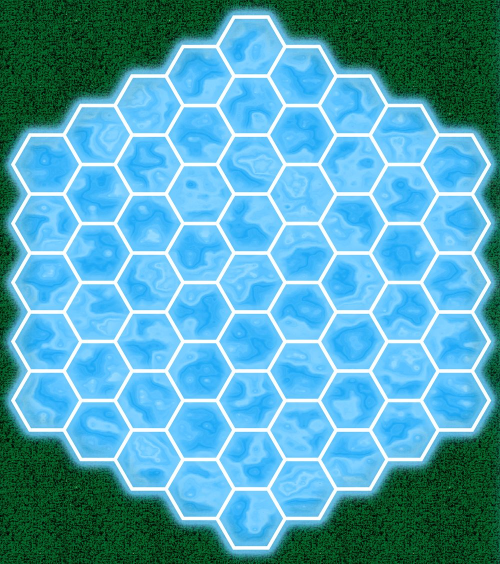
#> input picture games/feedtheducks/bga/img/board.jpg, 1000 x 1127 px, found by its file name (shown at 1/2 size)
$ python make_assets.py
#> lines starting #> are read from the running program, lines starting #| are printed output that depends on the picture; after the words box and inside, x2 and y2 are one past the last pixel; in counts of white or black regions, pixels touching at a corner belong together
### games/feedtheducks/design/make_scene.py
"""Calm pond-side background for the game area: bga/img/scene.jpg (1600 x 1000, scales with background-size: cover).

Muted greens and browns, low contrast, no busy pattern behind the text: soft water in the middle, a blurred grassy
bank along the top and sides, a few reeds and lily pads near the edges. Procedural (PIL + numpy), seeded.
Run: python3 design/make_scene.py
"""
from pathlib import Path
import math
import random

import numpy as np
from PIL import Image, ImageDraw, ImageFilter

GAME = Path(__file__).resolve().parent.parent
W, H = 1600, 1000


def noise(scale, seed):
    rng = np.random.default_rng(seed)
    small = rng.random((H // scale + 2, W // scale + 2)).astype('float32')
    im = Image.fromarray((small * 255).astype('uint8')).resize((W, H), Image.BICUBIC)
    return np.asarray(im, dtype='float32') / 255.0 - 0.5


def write_scene():
    random.seed(7)
    yy, xx = np.mgrid[0:H, 0:W].astype('float32')
    nx, ny = xx / W, yy / H
    # water: deep muted teal-green, a slow gradient and very soft large blotches
    water = np.zeros((H, W, 3), 'float32')
    base = np.array([62, 98, 92], 'float32')
    water[:] = base
    water += (ny[..., None] - 0.5) * np.array([-6, -4, -2], 'float32')
    n = noise(160, 1) * 14 + noise(60, 2) * 6
    water += n[..., None] * np.array([0.7, 1.0, 0.9], 'float32')
    # bank: distance from the edges (top heavier, sides lighter, bottom corners)
    d = np.minimum.reduce([ny * 1.25, nx * 1.9, (1 - nx) * 1.9, (1 - ny) * 3.2])
    wob = noise(90, 3) * 0.22 + noise(30, 4) * 0.06
    bank = np.clip((0.2 + wob - d) / 0.12, 0, 1)
    bank = np.asarray(Image.fromarray((bank * 255).astype('uint8')).filter(ImageFilter.GaussianBlur(10)), 'float32') / 255
    grass = np.zeros((H, W, 3), 'float32')
    grass[:] = [82, 104, 66]
    gn = noise(40, 5) * 16 + noise(12, 6) * 8
    grass += gn[..., None] * np.array([0.9, 1.0, 0.6], 'float32')
    mud = np.clip((0.2 + wob - d - 0.06) / 0.06, 0, 1)[..., None] * 0   # (kept simple: no mud strip)
    img = water * (1 - bank[..., None]) + grass * bank[..., None] + mud
    im = Image.fromarray(np.clip(img, 0, 255).astype('uint8'))

    # reeds: thin soft strokes standing on the bank edge, left and right
    layer = Image.new('RGBA', (W, H), (0, 0, 0, 0))
    dr = ImageDraw.Draw(layer)
    for side in (0, 1):
        for _ in range(46):
            x0 = random.uniform(0.0, 0.17) * W
            x0 = x0 if side == 0 else W - x0
            y0 = random.uniform(0.25, 0.97) * H
            hgt = random.uniform(70, 170)
            lean = random.uniform(-14, 14) + (10 if side == 0 else -10)
            col = random.choice([(96, 118, 74), (108, 112, 72), (88, 108, 70)]) + (95,)
            dr.line([(x0, y0), (x0 + lean * 0.5, y0 - hgt * 0.5), (x0 + lean, y0 - hgt)], fill=col, width=random.choice([3, 4, 5]))
            if random.random() < 0.3:
                dr.ellipse((x0 + lean - 4, y0 - hgt - 14, x0 + lean + 4, y0 - hgt + 6), fill=(112, 88, 62, 100))
    layer = layer.filter(ImageFilter.GaussianBlur(3.2))
    im.paste(layer, (0, 0), layer)

    # lily pads near the lower corners and along the bottom
    pads = Image.new('RGBA', (W, H), (0, 0, 0, 0))
    dp = ImageDraw.Draw(pads)
    spots = [(0.2, 0.9), (0.25, 0.8), (0.13, 0.7), (0.8, 0.88), (0.87, 0.78), (0.75, 0.95), (0.9, 0.62), (0.1, 0.55), (0.36, 0.95), (0.62, 0.96)]
    for (px, py) in spots:
        for _ in range(random.choice([1, 2, 3])):
            cx = px * W + random.uniform(-50, 50)
            cy = py * H + random.uniform(-30, 30)
            rx = random.uniform(24, 40)
            ry = rx * 0.62
            tint = random.choice([(86, 124, 84), (78, 116, 80), (96, 128, 82)])
            dp.ellipse((cx - rx, cy - ry, cx + rx, cy + ry), fill=tint + (150,))
            a = random.uniform(0, 2 * math.pi)       # the notch of the pad
            dp.polygon([(cx, cy), (cx + math.cos(a - 0.18) * rx * 1.3, cy + math.sin(a - 0.18) * ry * 1.3),
                        (cx + math.cos(a + 0.18) * rx * 1.3, cy + math.sin(a + 0.18) * ry * 1.3)], fill=(62, 98, 92, 255))
        if random.random() < 0.5:
            fx, fy = px * W + random.uniform(-20, 20), py * H + random.uniform(-14, 14)
            dp.ellipse((fx - 6, fy - 6, fx + 6, fy + 6), fill=(214, 200, 196, 110))
    pads = pads.filter(ImageFilter.GaussianBlur(1.6))
    im.paste(pads, (0, 0), pads)

    # everything slightly soft, a gentle vignette, no hard detail anywhere
    im = im.filter(ImageFilter.GaussianBlur(1.2))
    arr = np.asarray(im, dtype='float32')
    vig = 1 - 0.16 * (((nx - 0.5) ** 2 + (ny - 0.5) ** 2) * 2.2)
    arr *= vig[..., None]
    out = Image.fromarray(np.clip(arr, 0, 255).astype('uint8'))
    out.save(GAME / 'bga' / 'img' / 'scene.jpg', quality=82, optimize=True, progressive=True)
    print('scene.jpg written')
    return out


# [2 lines that do not run on import are left out]

### games/feedtheducks/design/make_assets.py
"""Builds the Feed the Ducks art.

  bga/img/board.webp  the pond, cropped from design/board.jpg and muted (transparent outside the hexagons)
  bga/img/scene.jpg   calm pond-side background of the game area (design/make_scene.py)
  design/sprites/     duck sprites for the metadata images (box, icon, banners)
  bga/metadata_assets the Control Panel images (tools/bga_assets.py); displays are the real product photos

The board geometry was fitted to the art (all 61 hexagon outlines match): centre (1176, 1671) and corner radius
156.49 px in the 2363 x 3349 original. The crop and the numbers the client uses (BOARD in Game.js) are printed below.

Run: python3 tools/bga.py assets feedtheducks
"""
from pathlib import Path
import math
import re
import shutil
import sys

from PIL import Image, ImageDraw, ImageFont

GAME = Path(__file__).resolve().parent.parent
DESIGN = GAME / 'design'
REPO = GAME.parent.parent
sys.path.insert(0, str(REPO / 'tools'))
sys.path.insert(0, str(DESIGN))
from bga_assets import build_metadata  # noqa: E402
from make_scene import write_scene  # noqa: E402

CX, CY, S = 1176.0, 1671.0, 156.49       # board centre and hexagon corner radius, original pixels
CROP = (22, 370, 2330, 2972)              # pond with a margin of grass and glow
OUT_W = 1000
LINE_W, LINE_A, LINE_RGB = 2.4, 0.5, (214, 230, 232)   # hexagon lines: width px (of 1000), opacity, colour

# One duck, facing left (Game.js DUCK_PATH is the same path)
DUCK_PATH = ('M1 12.6 L5.6 10.6 C5.4 6.4 8.2 3.2 12.2 3.2 C16.4 3.2 19 6.2 18.6 10 C18.3 13 16.8 14.6 17.4 17.2 '
             'C20.4 19.4 25 18.4 29.4 15.4 L39 10.4 C39.2 20.6 33.6 30.6 23.6 30.6 C13.2 30.6 8.8 25 9.8 17.6 '
             'C10.1 15.6 10.9 14.5 10.9 13.2 C8.6 14 4.6 14 1 12.6 Z')
COLOURS = {
    'white': ((244, 241, 234), (51, 64, 77)),
    'black': ((32, 36, 43), (190, 204, 218)),
    'red': ((214, 58, 52), (90, 20, 20)),
    'blue': ((42, 98, 214), (14, 34, 90)),
}


def hex_poly(cx, cy, r, k):
    return [(cx + r * math.cos(math.pi / 3 * i) * k, cy + r * math.sin(math.pi / 3 * i) * k) for i in range(6)]


def write_board():
    """The pond: the publisher's water texture, calmer (muted, darker), with thin soft semi-transparent lines.
    Everything outside the hexagons is transparent (the page background shows through)."""
    from PIL import ImageFilter
    im = Image.open(DESIGN / 'board.jpg').convert('RGB')
#> im is the input picture: PIL image 1000x1127 RGB; mean R, G, B 82, 162.9, 185.2
    box = im.crop(CROP)
    k = OUT_W / box.width
#> k = 0.433
    src = box.resize((OUT_W, round(box.height * k)), Image.LANCZOS)
    W, H = src.size
#> W = 1000; H = 1127
    cx, cy, s = (CX - CROP[0]) * k, (CY - CROP[1]) * k, S * k
#> cx = 500; cy = 563.7; s = 67.8
    SS = 3
    # 1. muted water: lower saturation, a little darker
    h, sat, v = src.convert('HSV').split()
    sat = sat.point(lambda x: int(x * 0.62))
    v = v.point(lambda x: int(22 + x * 0.6))
    water = Image.merge('HSV', (h, sat, v)).convert('RGB')
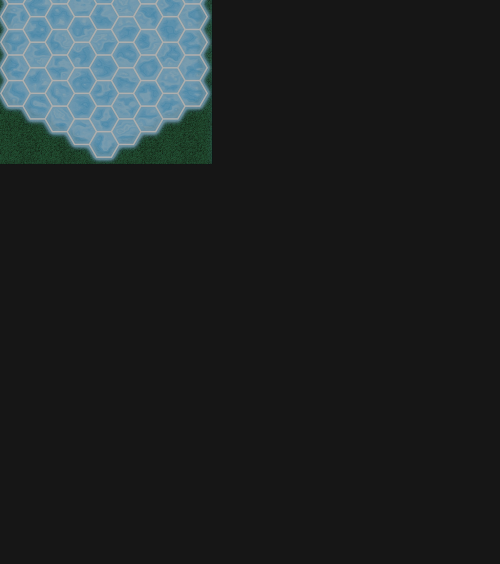
#> water: PIL image 1000x1127 RGB (shown at 1/2 size); mean R, G, B 31, 35.7, 37
    # 2. per hexagon: mean colour under the old lines, the texture only well inside the hexagon
    base = Image.new('RGB', (W, H), (0, 0, 0))
#> base: PIL image 1000x1127 RGB; every value is 0
    tex_mask = Image.new('L', (W * SS, H * SS), 0)
#> tex_mask: PIL image 3000x3381 L; every value is 0
    hull_mask = Image.new('L', (W * SS, H * SS), 0)
    lines = Image.new('L', (W * SS, H * SS), 0)
    dm, dh, dl, bd = ImageDraw.Draw(tex_mask), ImageDraw.Draw(hull_mask), ImageDraw.Draw(lines), ImageDraw.Draw(base)
    cells = [(q, r) for q in range(-4, 5) for r in range(-4, 5) if abs(q + r) <= 4]
    for q, r in cells:
        x = cx + 1.5 * s * q
        y = cy + math.sqrt(3) * s * (r + q / 2)
        inner = water.crop((int(x - s * 0.5), int(y - s * 0.5), int(x + s * 0.5), int(y + s * 0.5))).resize((1, 1), Image.BOX).getpixel((0, 0))
        bd.polygon(hex_poly(x, y, s, 1.0), fill=inner)
        dm.polygon([(px * SS, py * SS) for px, py in hex_poly(x, y, s, 0.885)], fill=255)
        pts = [(px * SS, py * SS) for px, py in hex_poly(x, y, s, 1.0)]
        dh.polygon(pts, fill=255)
        dl.line(pts + [pts[0]], fill=255, width=round(LINE_W * SS), joint='curve')
#> this loop made 61 passes
#> inner on passes 1 to 12: (25, 43, 31), (22, 22, 22), (22, 22, 22), (22, 22, 22), (22, 22, 22), (111, 150, 168), (22, 22, 22), (22, 22, 22), (22, 22, 22), (22, 22, 22), (22, 22, 22), (114, 152, 172)
    tex_mask = tex_mask.resize((W, H), Image.LANCZOS).filter(ImageFilter.GaussianBlur(1.6))
#> tex_mask: PIL image 1000x1127 L
    pond = Image.composite(water, base, tex_mask)
    # 3. thin, soft, semi-transparent lines
    lines = lines.resize((W, H), Image.LANCZOS).filter(ImageFilter.GaussianBlur(0.5)).point(lambda a: int(a * LINE_A))
    pond = Image.composite(Image.new('RGB', (W, H), LINE_RGB), pond, lines)
    out = pond.convert('RGBA')
    out.putalpha(hull_mask.resize((W, H), Image.LANCZOS))
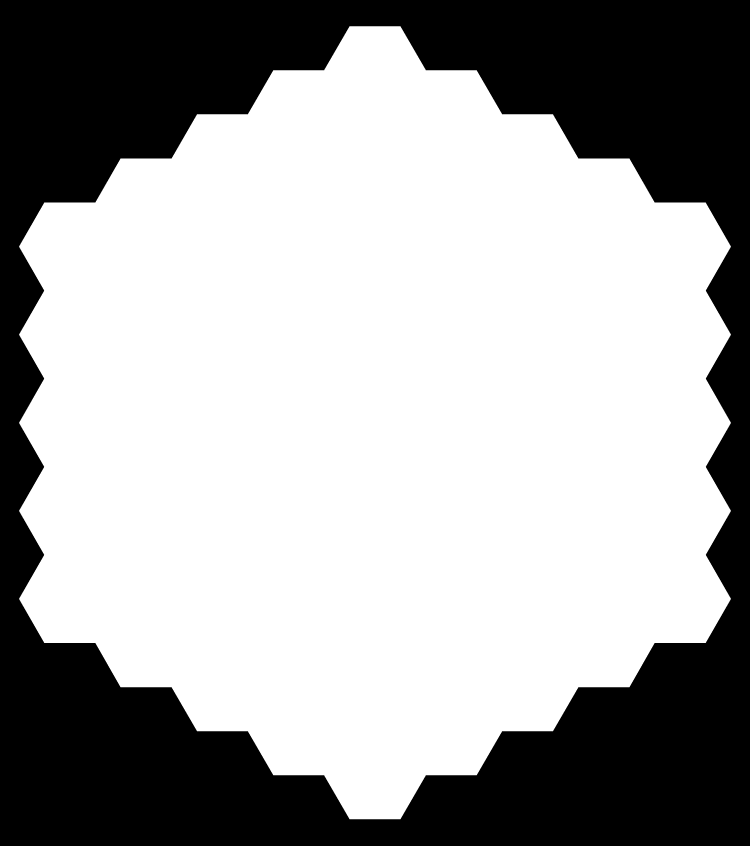
#> hull_mask: PIL image 3000x3381 L (shown at 1/4 size); 64.7% white; 1 black region, box (x1, y1, x2, y2) and area: (0, 0, 3000, 3381) 3580538
    # WebP keeps the transparency and texture at ~40 KB (the PNG was 835 KB and took ~50 s from Studio's image server)
    out.save(GAME / 'bga' / 'img' / 'board.webp', 'WEBP', quality=80, method=6)
    print(f'BOARD = {{ w: {W}, h: {H}, cx: {cx:.2f}, cy: {cy:.2f}, s: {s:.3f} }}')
#| BOARD = { w: 1000, h: 1127, cx: 500.00, cy: 563.69, s: 67.803 }
    return out


# [46 lines left out: functions bezier_points, duck_sprite, not called in this run]


def write_sprites():
    """Duck design E (accessories) rendered from design/duck_options/duck_E_accessory_<colour>.svg with headless Chrome."""
    from playwright.sync_api import sync_playwright
    out = DESIGN / 'sprites'
    out.mkdir(exist_ok=True)
    for old in out.glob('duck_*.png'):
        old.unlink()
    names = []
    with sync_playwright() as p:
        browser = p.chromium.launch(executable_path='/usr/bin/google-chrome', headless=True)
        page = browser.new_page(viewport={'width': 400, 'height': 400})
        for n in ['white', 'green', 'red', 'blue']:
            svg = (DESIGN / 'duck_options' / f'duck_E_accessory_{n}.svg').read_text(encoding='utf-8')
            page.set_content('<html><body style="margin:0;background:transparent">'
                             '<div style="width:400px;height:400px">' + svg.replace('<svg ', '<svg width="400" height="400" ', 1)
                             + '</div></body></html>')
            path = out / f'duck_{n}.png'
            page.screenshot(path=str(path), omit_background=True, clip={'x': 0, 'y': 0, 'width': 400, 'height': 400})
            im = Image.open(path).convert('RGBA')
            im.crop(im.getbbox()).save(path, optimize=True)
            names.append(str(path.relative_to(GAME)))
        browser.close()
    return names


# [7 lines left out: function make_title, not called in this run]


if __name__ == '__main__':
    (GAME / 'bga' / 'img').mkdir(parents=True, exist_ok=True)
    write_board()
    write_scene()
#> in noise (call 6), `im = Image.fromarray((small * 255).astype('uint8')).resize((W, H), Ima..`:
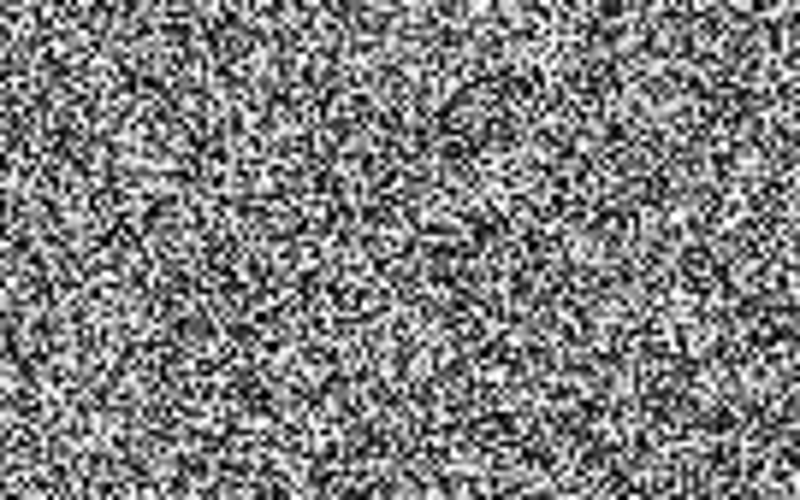
#> im: PIL image 1600x1000 L (shown at 1/2 size); min 0, max 255, mean 126.5
#> in write_scene, `gn = noise(40, 5) * 16 + noise(12, 6) * 8`:
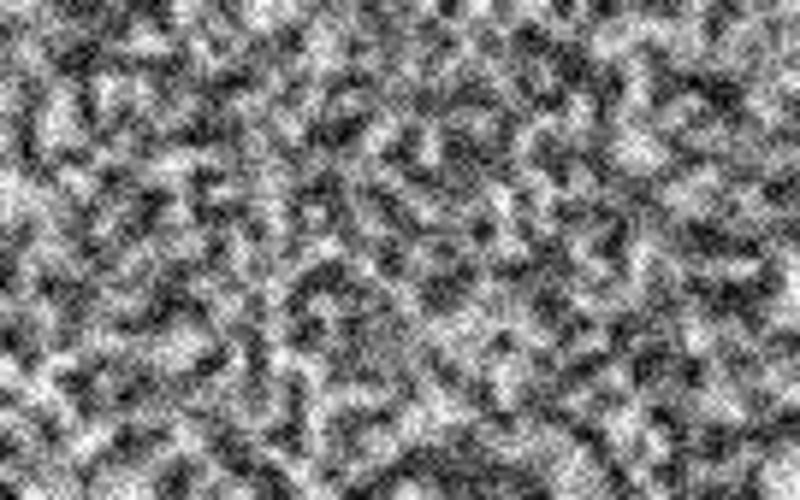
#> gn: shape (1000, 1600) float32 (shown at 1/2 size); min -12, max 12, mean -0.238; drawn with min black and max white
#> in write_scene, `grass += gn[..., None] * np.array([0.9, 1.0, 0.6], 'float32')`:
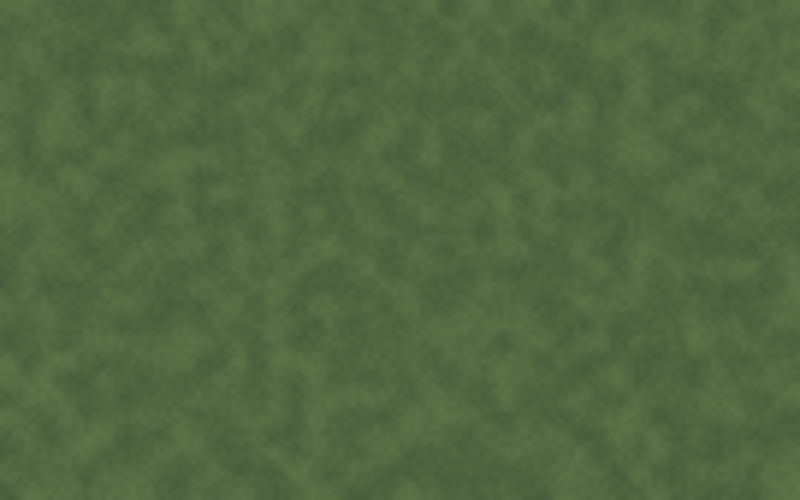
#> grass: shape (1000, 1600, 3) float32 (shown at 1/2 size); mean of channels 0, 1, 2 81.8, 103.8, 65.8; drawn as R, G, B
#> in write_scene, `mud = np.clip((0.2 + wob - d - 0.06) / 0.06, 0, 1)[..., None] * 0`: mud: shape (1000, 1600, 1) float32; every value is 0
#> in write_scene, `img = water * (1 - bank[..., None]) + grass * bank[..., None] + mud`:
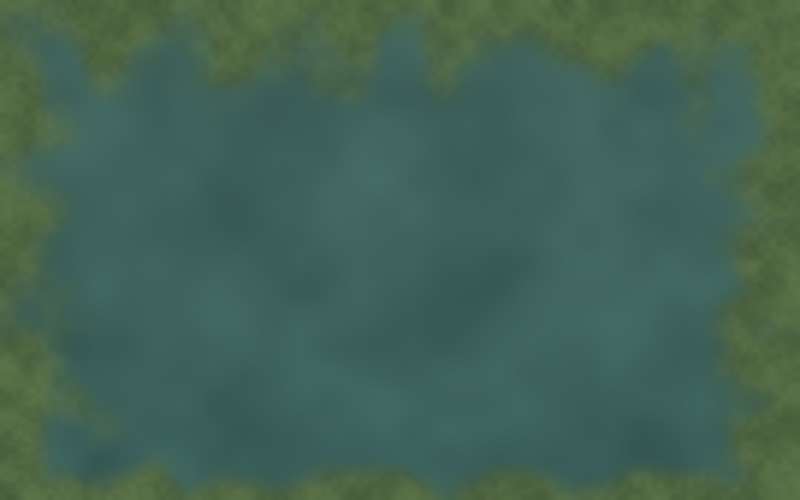
#> img: shape (1000, 1600, 3) float32 (shown at 1/2 size); mean of channels 0, 1, 2 67.4, 99.6, 85; drawn as R, G, B
#> the loop in write_scene, `for (px, py) in spots:` made 10 passes
#> (fx, fy) on passes 2, 3, 4, 7, 9: (390.3, 801.9), (218.1, 699.9), (1290.5, 888.5), (1438.4, 632.9), (587.9, 956.7)
#> in write_scene, `pads = pads.filter(ImageFilter.GaussianBlur(1.6))`:
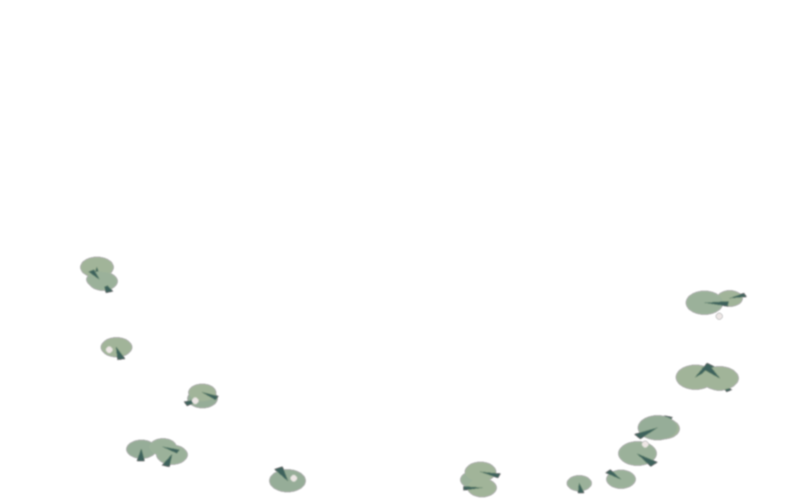
#> pads: PIL image 1600x1000 RGBA (shown at 1/2 size); mean R, G, B, A 2.1, 2.9, 2, 3.7; transparent parts drawn white
#> (the run stopped early here; a loop or call above may not have finished)
